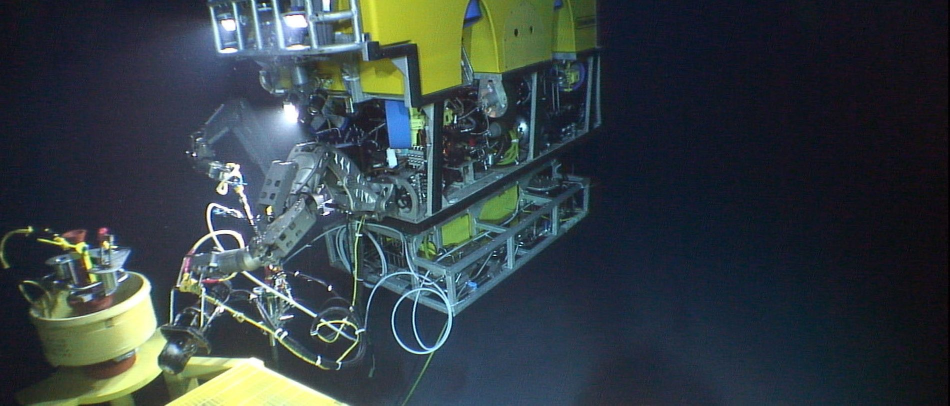
#> input picture v06/creative/assets/rov-work-class.jpg, 1900 x 811 px, found by its file name (shown at 1/2 size)
$ python enhance-workclass.py
#> lines starting #> are read from the running program, lines starting #| are printed output that depends on the picture
"""Non-destructive treatment of the Work Class ROV frame (shots 04 and 05).

Source: public/oceanica/rov-work-class.jpg (1900x811, official site banner,
an upscaled standard-definition video grab with chroma bleeding).
Output: public/film/s4-workclass.jpg. The source file is never modified.

Nothing is generated: no geometry is added or redrawn. Steps:
  1. chroma clean-up: blur Cb/Cr only (removes colour fringing of the SD source)
  2. luma: vertical 1-2-1 blend (the source is interlaced: this removes the
     comb on diagonals), then a light median against blocking
  3. 2x Lanczos resample
  4. two-radius unsharp mask on luma (structure, then edge)
  5. gentle tone curve: deeper water, protected highlights
Run: python3 scripts/enhance-workclass.py
"""
from PIL import Image, ImageFilter
import os
root = os.path.dirname(os.path.dirname(os.path.abspath(__file__)))
src = Image.open(os.path.join(root, "public/oceanica/rov-work-class.jpg")).convert("YCbCr")
#> src: PIL image 1900x811 YCbCr; mean of channels 0, 1, 2 61.3, 131.5, 121.8
y, cb, cr = src.split()
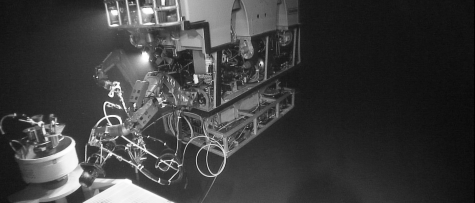
#> y: PIL image 1900x811 L (shown at 1/4 size); min 0, max 255, mean 61.3
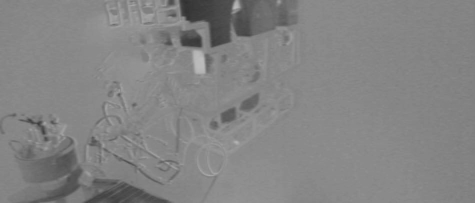
#> cb: PIL image 1900x811 L (shown at 1/4 size); min 47, max 190, mean 131.5
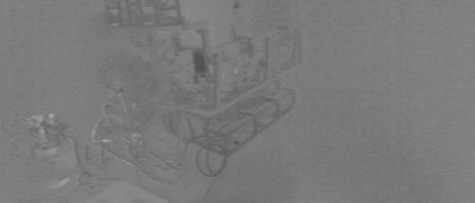
#> cr: PIL image 1900x811 L (shown at 1/4 size); min 75, max 177, mean 121.8
cb = cb.filter(ImageFilter.GaussianBlur(3.2))
cr = cr.filter(ImageFilter.GaussianBlur(3.2))
y = y.filter(ImageFilter.Kernel((3, 3), [0, 1, 0, 0, 2, 0, 0, 1, 0], scale=4))
y = y.filter(ImageFilter.MedianFilter(3))
W, H = src.size[0] * 2, src.size[1] * 2
y, cb, cr = (c.resize((W, H), Image.LANCZOS) for c in (y, cb, cr))
#> y: PIL image 3800x1622 L
#> cb: PIL image 3800x1622 L
#> cr: PIL image 3800x1622 L
y = y.filter(ImageFilter.UnsharpMask(radius=6, percent=38, threshold=2))
y = y.filter(ImageFilter.UnsharpMask(radius=1.6, percent=70, threshold=3))
def curve(v):
    x = v / 255.0
    x = x * x * (3 - 2 * x) * 0.55 + x * 0.45      # soft S
    x = max(0.0, x - 0.012) / 0.988                # sink the water floor
    return int(round(min(1.0, x) * 255))
y = y.point([curve(i) for i in range(256)])
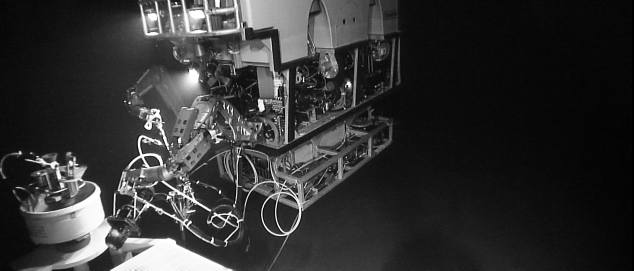
#> y: PIL image 3800x1622 L (shown at 1/6 size); min 0, max 255, mean 50.4
out = Image.merge("YCbCr", (y, cb, cr)).convert("RGB")
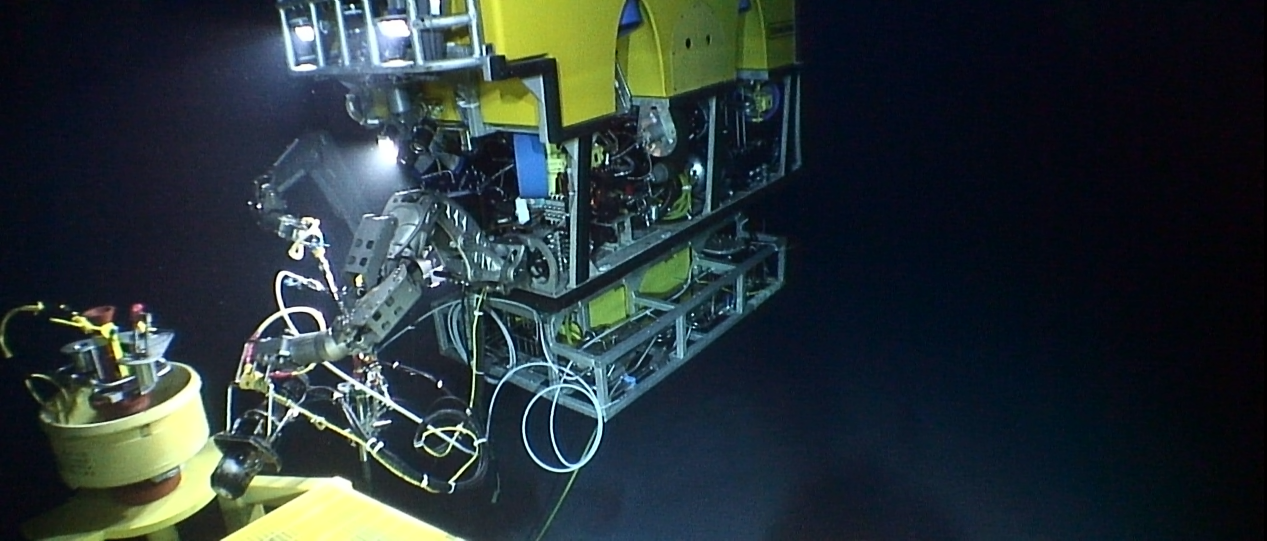
#> out: PIL image 3800x1622 RGB (shown at 1/3 size); mean R, G, B 41.4, 53.1, 56.1
out.save(os.path.join(root, "public/film/s4-workclass.jpg"), quality=84, progressive=True, optimize=True)
print(out.size)
#| (3800, 1622)

$ run again, with v06/creative/assets/closing-vessel.webp saved as v06/creative/assets/rov-work-class.jpg
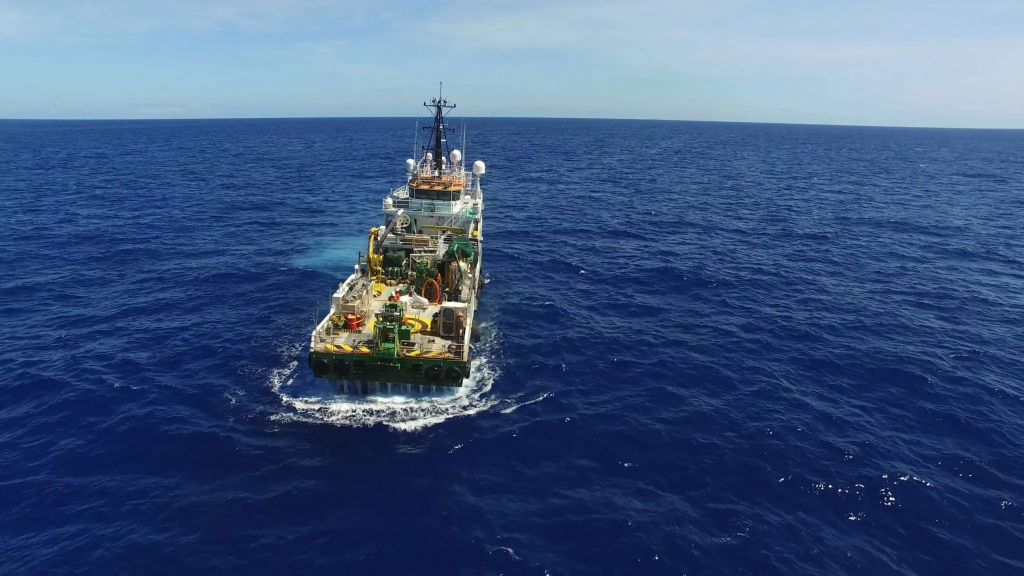
#> input picture v06/creative/assets/closing-vessel.webp, 2048 x 1152 px, found by its file name (shown at 1/2 size)
#> src: PIL image 2048x1152 YCbCr; mean of channels 0, 1, 2 84.2, 151.3, 112.3
#> `y, cb, cr = src.split()`:
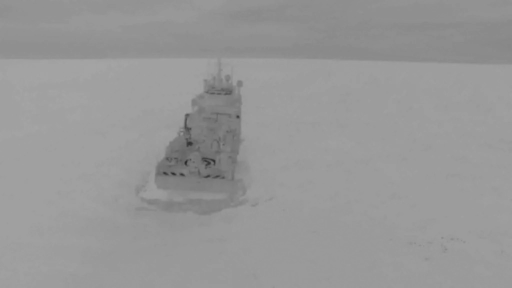
#> cb: PIL image 2048x1152 L (shown at 1/4 size); min 33, max 165, mean 151.3
#> `y, cb, cr = src.split()`:
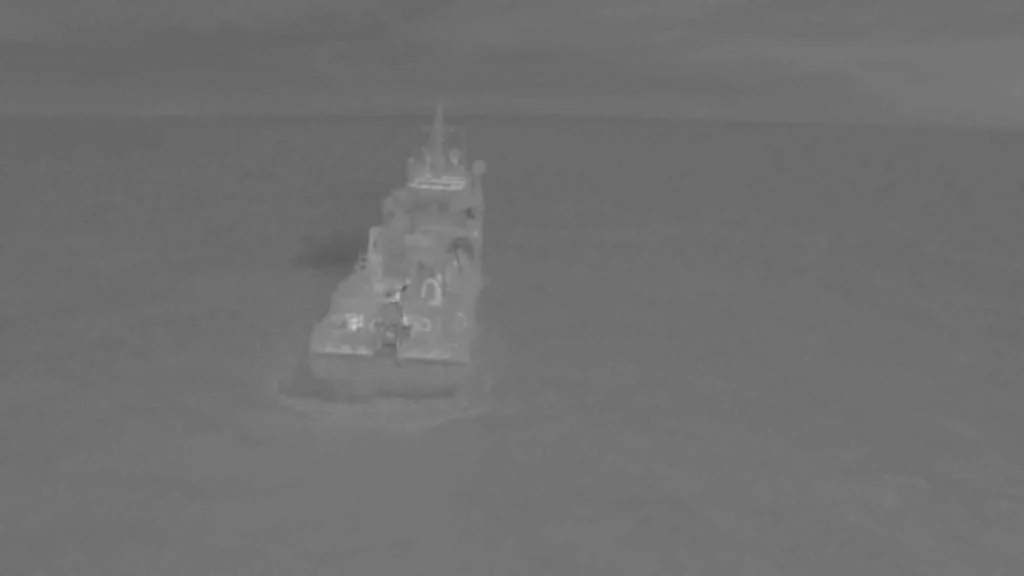
#> cr: PIL image 2048x1152 L (shown at 1/2 size); min 90, max 200, mean 112.3
#| (4096, 2304)
